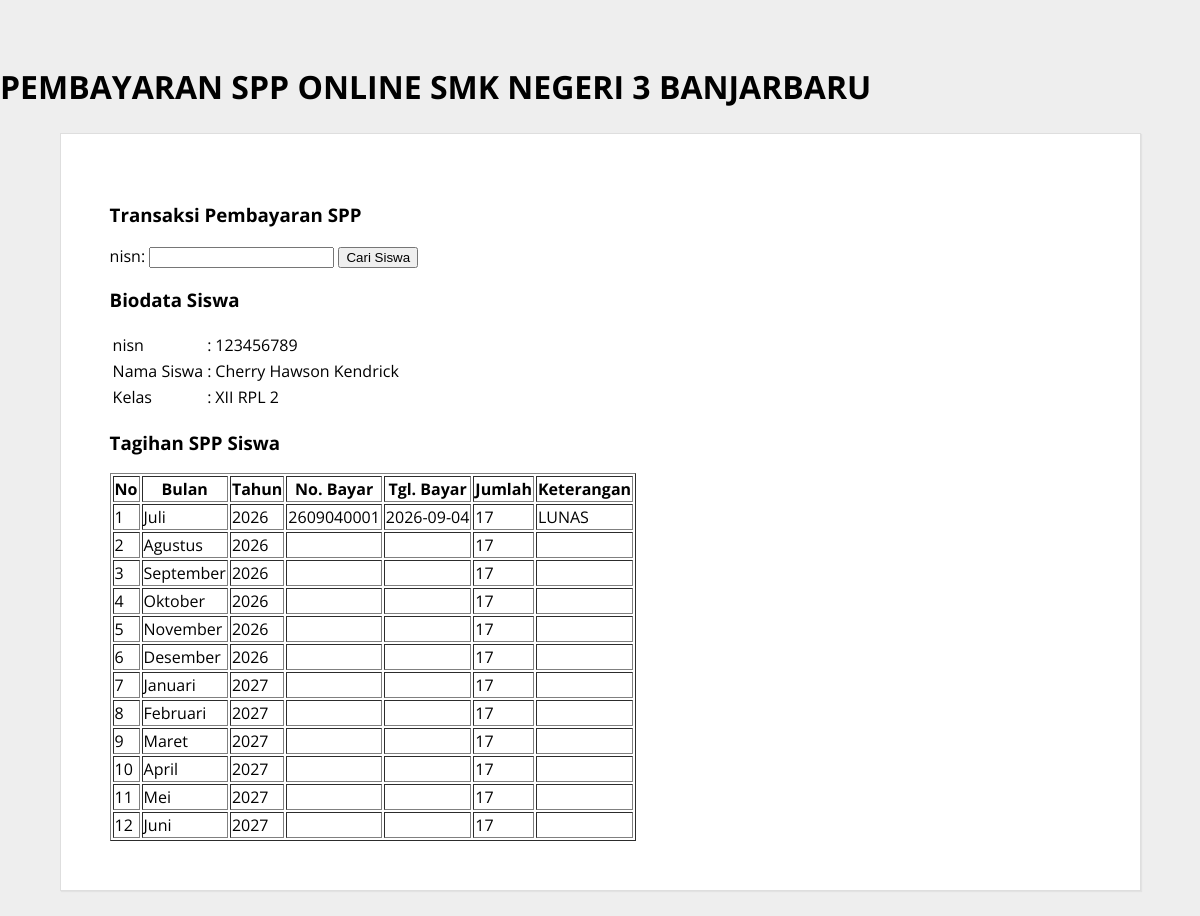
/bayar.php?nisn=123456789, run on the app's committed database.
### tables this page shows
CREATE TABLE `siswa` (
  `nisn` varchar(10) NOT NULL,
  `nis` varchar(8) NOT NULL,
  `nama` varchar(35) NOT NULL,
  `id_kelas` varchar(11) NOT NULL,
  `alamat` text NOT NULL,
  `no_telp` varchar(15) NOT NULL,
  `id_spp` varchar(5) NOT NULL
);

CREATE TABLE `kelas` (
  `id_kelas` varchar(5) NOT NULL,
  `nama_kelas` varchar(10) NOT NULL,
  `kompetensi_keahlian` varchar(30) NOT NULL
);

CREATE TABLE `pembayaran` (
  `id_pembayaran` int(10) NOT NULL,
  `no_bayar` varchar(11) DEFAULT NULL,
  `id_petugas` varchar(5) DEFAULT NULL,
  `nisn` varchar(10) DEFAULT NULL,
  `tgl_pembayaran` date DEFAULT NULL,
  `bulan_tagihan` varchar(12) DEFAULT NULL,
  `tahun_tagihan` int(4) DEFAULT NULL,
  `id_spp` varchar(5) DEFAULT NULL,
  `keterangan` varchar(10) DEFAULT NULL
);

CREATE TABLE `spp` (
  `id_spp` varchar(5) NOT NULL,
  `tahun` int(4) NOT NULL,
  `nominal` int(10) NOT NULL
);

### bayar.php (the view, shortened to what this page needs)
<!DOCTYPE html>
<html>
<head>
    <link rel="stylesheet" type="text/css" href="src/style.css">
</head>
<body>
    <br/>
    <br/>
    <heade>
        <h1 class="judul">PEMBAYARAN SPP ONLINE SMK NEGERI 3 BANJARBARU</h1>
        <div class="wrap">
            <div class="blog">
                <div class="conteudo">
                    <h3>Transaksi Pembayaran SPP</h3>
                        <form method="get" action="">
                            nisn: <input type="text" name="nisn" />
                            <input type="submit" name="cari" value="Cari Siswa"/>
                        </form>
                        <?php
                        include_once "src/koneksi.php";
                        if(isset($_GET['nisn']) && $_GET['nisn']!=''){
                            $sqlSiswa = mysqli_query($koneksi, "SELECT * FROM kelas join siswa on kelas.id_kelas = siswa.id_kelas
                            join spp on siswa.id_spp = spp.id_spp WHERE nisn='$_GET[nisn]'");
                            $data=mysqli_fetch_array($sqlSiswa);
                            ?>
                            <h3>Biodata Siswa</h3>
                            <table>
                                <tr>
                                    <td>nisn</td>
                                    <td>:</td>
                                    <td><?php echo $data['nisn']; ?></td>
                                </tr>
                                <tr>
                                    <td>Nama Siswa</td>
                                    <td>:</td>
                                    <td><?php echo $data['nama']; ?></td>
                                </tr>
                                <tr>
                                    <td>Kelas</td>
                                    <td>:</td>
                                    <td><?php echo $data['nama_kelas']; ?></td>
                                </tr>
                            </table>
                            <h3>Tagihan SPP Siswa</h3>
                            <table border="1">
                                <tr>
                                    <th>No</th>
                                    <th>Bulan</th>
                                     <th>Tahun</th>
                                     <th>No. Bayar</th>
                                     <th>Tgl. Bayar</th>
                                     <th>Jumlah</th>
                                     <th>Keterangan</th>
                                </tr>
                                <?php
                                $sql = mysqli_query($koneksi, "SELECT * FROM pembayaran join spp on
                                pembayaran.id_spp = spp.id_spp WHERE nisn='$data[nisn]'");
                                $no=1;
                                while($data=mysqli_fetch_array($sql)){
                                    echo "<tr>
                                        <td>$no</td>
                                        <td>$data[bulan_tagihan]</td>
                                        <td>$data[tahun_tagihan]</td>
                                        <td>$data[no_bayar]</td>
                                        <td>$data[tgl_pembayaran]</td>
                                        <td>$data[nominal]</td>
                                        <td>$data[keterangan]</td>
                                    </tr>";
                                    $no++;
                                }
                            ?>
                            </table>
                            <?php
                        }
?>

### src/style.css (style rules this page uses)
body { background: #eeeeee; margin:0; font-family: 'Open Sans', sans-serif; }
.wrap { width: 1300px; margin: 25px auto; }
.blog { float: left; }
.conteudo { width: 950px; padding: 25px; margin: 25px auto; background: #fff; border: 1px solid #dedede; -webkit-box-shadow: 1px 1px 1px 0px rgba(204,204,204,0.35); -moz-box-shadow: 1px 1px 1px 0px rgba(204,204,204,0.35); box-shadow: 1px 1px 1px 0px rgba(204,204,204,0.35); }
@media screen and (max-width: 1300px) { .wrap { width: 90%; margin: 25px auto; } }
@media screen and (max-width: 1300px) { .blog { width: 90%; } }
@media screen and (max-width: 1300px) { .conteudo { float: inherit; margin: 0 auto 25px; width: 101%; border: 1px solid #dedede; padding: 5%; background: #fff; } }

### data on the page
siswa: nisn "123456789", nama "Cherry Hawson Kendrick", id_kelas.nama_kelas "XII RPL 2"
pembayaran: bulan_tagihan "Juli", tahun_tagihan "2026", no_bayar "2609040001", tgl_pembayaran "2026-09-04", id_spp.nominal "17", keterangan "LUNAS"
pembayaran: bulan_tagihan "Agustus", tahun_tagihan "2026", id_spp.nominal "17"
pembayaran: bulan_tagihan "September", tahun_tagihan "2026", id_spp.nominal "17"
pembayaran: bulan_tagihan "Oktober", tahun_tagihan "2026", id_spp.nominal "17"
pembayaran: bulan_tagihan "November", tahun_tagihan "2026", id_spp.nominal "17"
pembayaran: bulan_tagihan "Desember", tahun_tagihan "2026", id_spp.nominal "17"
pembayaran: bulan_tagihan "Januari", tahun_tagihan "2027", id_spp.nominal "17"
pembayaran: bulan_tagihan "Februari", tahun_tagihan "2027", id_spp.nominal "17"
pembayaran: bulan_tagihan "Maret", tahun_tagihan "2027", id_spp.nominal "17"
pembayaran: bulan_tagihan "April", tahun_tagihan "2027", id_spp.nominal "17"
pembayaran: bulan_tagihan "Mei", tahun_tagihan "2027", id_spp.nominal "17"
pembayaran: bulan_tagihan "Juni", tahun_tagihan "2027", id_spp.nominal "17"
